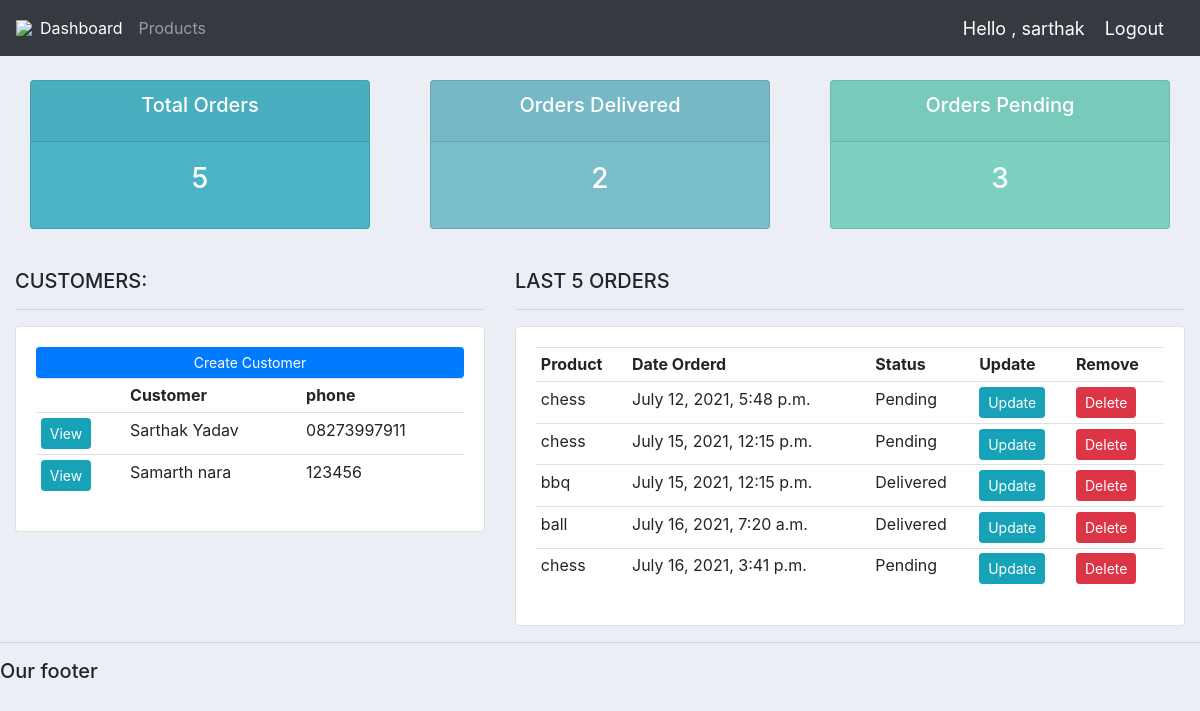
The app's page / (signed in) with its own data.
### accounts/models.py (models this page shows, shortened)
class Customer(models.Model):
	name = models.CharField(max_length=200, null=True)
	phone = models.CharField(max_length=200, null=True)
	email = models.CharField(max_length=200, null=True)
	date_created = models.DateTimeField(auto_now_add=True, null=True)

class Order(models.Model):
	STATUS = (
			('Pending', 'Pending'),
			('Out for delivery', 'Out for delivery'),
			('Delivered', 'Delivered'),
			)
	customer = models.ForeignKey(Customer, null=True, on_delete= models.SET_NULL)
	product = models.ForeignKey(Product, null=True, on_delete= models.SET_NULL)
	date_created = models.DateTimeField(auto_now_add=True, null=True)
	status = models.CharField(max_length=200, null=True, choices=STATUS)

class Product(models.Model):
	CATEGORY = (
			('Indoor', 'Indoor'),
			('Out Door', 'Out Door'),
			)
	name = models.CharField(max_length=200, null=True)
	price = models.FloatField(null=True)
	category = models.CharField(max_length=200, null=True, choices=CATEGORY)
	description = models.CharField(max_length=200, null=True, blank=True)
	date_created = models.DateTimeField(auto_now_add=True, null=True)
	tags = models.ManyToManyField(Tag)
	def __str__(self):
		return self.name

### accounts/views.py (the view)
# urls.py: path('', views.home, name="home"),
@login_required(login_url='login')
def home(request):
	orders = Order.objects.all()
	customers = Customer.objects.all()
	total_customers = customers.count()
	total_orders = orders.count()
	delivered = orders.filter(status='Delivered').count()
	pending = orders.filter(status='Pending').count()
	context = {'orders':orders, 'customers':customers,
	'total_orders':total_orders,'delivered':delivered,
	'pending':pending }
	return render(request, 'accounts/dashboard.html', context)

### accounts/templates/accounts/dashboard.html
{%  extends 'accounts/main.html' %}
{% block content %}
{%  include 'accounts/status.html' %}
<br>
<div class="row">
	<div class="col-md-5">
		<h5>CUSTOMERS:</h5>
		<hr>
		<div class="card card-body">
			<a class="btn btn-primary  btn-sm btn-block" href="">Create Customer</a>
			<table class="table table-sm">
				<tr>
					<th></th>
					<th>Customer</th>
					<th>phone</th>
				</tr>
                {% for customer in customers %}
                <tr>
					<td><a class="btn btn-sm btn-info" href="{% url 'customer' customer.id %}">View</a></td>
                    <td>
                        {{customer.name}}
                    </td>
                    <td>
                        {{customer.phone}}
                    </td>
                </tr>
                {% endfor %}
			</table>
		</div>
	</div>
	<div class="col-md-7">
		<h5>LAST 5 ORDERS</h5>
		<hr>
		<div class="card card-body">
			<table class="table table-sm">
				<tr>
					<th>Product</th>
					<th>Date Orderd</th>
					<th>Status</th>
					<th>Update</th>
					<th>Remove</th>
				</tr>
                {% for order in orders %}
					<tr>
						<td>{{order.product}}</td>
						<td>{{order.date_created}}</td>
						<td>{{order.status}}</td>
						<td><a class="btn btn-sm btn-info" href="{% url 'update_order' order.id %}">Update</a></td>
						<td><a class="btn btn-sm btn-danger" href="{% url 'delete_order' order.id %}">Delete</a></td>
					</tr>
				{% endfor %}
			</table>
		</div>
	</div>
</div>
{% endblock %}

### accounts/templates/accounts/main.html (shortened to what this page needs)
{% load static %}
<!DOCTYPE html>
<html>
<head>
	<link rel="stylesheet" href="https://stackpath.bootstrapcdn.com/bootstrap/4.3.1/css/bootstrap.min.css">
	<link rel="stylesheet" type="text/css" href="{% static '/css/main.css' %}">
</head>
<body>
	{%  include 'accounts/navbar.html' %}
	<div class="container-fluid">
	{% block content %}
	{% endblock %}
    </div>
	<hr>
	<h5>Our footer</h5>
</body>
</html>

### accounts/templates/accounts/navbar.html (shortened to what this page needs)
{% load static %}
<nav class="navbar navbar-expand-lg navbar-dark bg-dark">
    <img src="{% static 'images/t1.jpg' %}">
    <div class="collapse navbar-collapse" id="navbarNav">
      <ul class="navbar-nav">
        <li class="nav-item active">
          <a class="nav-link" href="{% url 'home' %}">Dashboard</a>
        </li>
        <li class="nav-item">
          <a class="nav-link" href="{% url 'products' %}">Products</a>
        </li>
      </ul>
    </div>
    <span class="msg">Hello , {{request.user}}</span>
    <span ><a class="msg" href="{% url 'logout' %}">Logout</a></span>
  </nav>

### accounts/templates/accounts/status.html
<br>
<div class="row">
	<div class="col">
		<div class="col-md">
			<div class="card text-center text-white  mb-3" id="total-orders">
			  	<div class="card-header">
			  		<h5 class="card-title">Total Orders</h5>
			  	</div>
			  	<div class="card-body">
			    	<h3 class="card-title">{{total_orders}}</h3>
			  	</div>
			</div>
		</div>
	</div>
	<div class="col">
		<div class="col-md">
			<div class="card text-center text-white  mb-3" id="orders-delivered">
			  	<div class="card-header">
			  		<h5 class="card-title">Orders Delivered</h5>
			  	</div>
			  	<div class="card-body">
			    	<h3 class="card-title">{{delivered}}</h3>
			  	</div>
			</div>
		</div>
	</div>
	<div class="col">
		<div class="col-md">
			<div class="card text-center text-white  mb-3" id="orders-pending">
			  	<div class="card-header">
			  		<h5 class="card-title">Orders Pending</h5>
			  	</div>
			  	<div class="card-body">
			    	<h3 class="card-title">{{pending}}</h3>
			  	</div>
			</div>
		</div>
	</div>
</div>

### static/css/main.css (style rules this page uses)
body { background-color: #ebeff5; }
#total-orders { background-color: #4cb4c7; }
#orders-delivered { background-color: #7abecc; }
#orders-pending { background-color: #7CD1C0; }

### accounts/templates/accounts/navbar.html (style rules this page uses)
.msg { font-size: 18px; color: #fff; margin-right: 20px; }

### records on screen
Customer: name "Sarthak Yadav", phone "08273997911"
Customer: name "Samarth nara", phone "123456"
Order: product "chess", date_created "July 12, 2021, 5:48 p.m.", status "Pending"
Order: product "chess", date_created "July 15, 2021, 12:15 p.m.", status "Pending"
Order: product "bbq", date_created "July 15, 2021, 12:15 p.m.", status "Delivered"
Order: product "ball", date_created "July 16, 2021, 7:20 a.m.", status "Delivered"
Order: product "chess", date_created "July 16, 2021, 3:41 p.m.", status "Pending"

### other values on screen
{{ request.user }} "sarthak"
{{ total_orders }} "5"
{{ delivered }} "2"
{{ pending }} "3"
